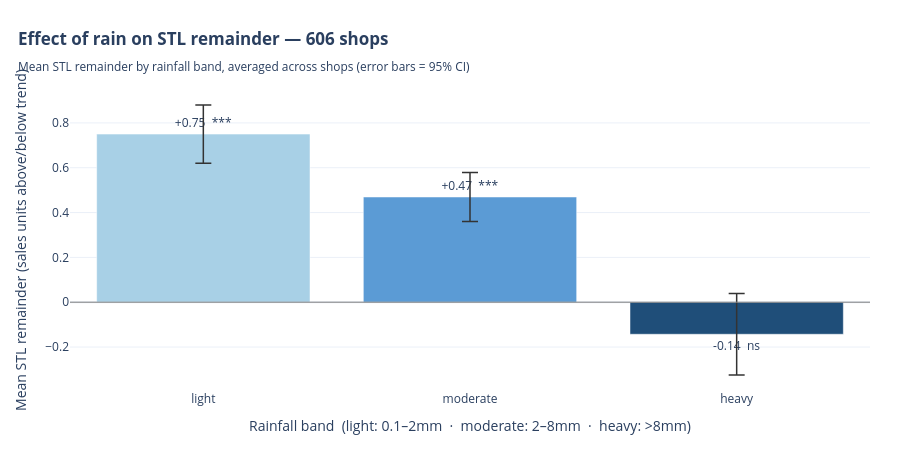

Notebook cell for this chart:
### Code cell
import plotly.graph_objects as go
from scipy import stats as scipy_stats

bands = ["light", "moderate", "heavy"]
cols = ["mean_light", "mean_moderate", "mean_heavy"]

means = [results_df[c].mean() for c in cols]
sems = [results_df[c].sem() for c in cols]  # standard error across shops
ns = len(results_df)

# 95% CI using t-distribution
t_crit = scipy_stats.t.ppf(0.975, df=ns - 1)
ci = [t_crit * se for se in sems]

# p-value: is the cross-shop mean significantly different from 0?
pvals = [scipy_stats.ttest_1samp(results_df[c].dropna(), 0).pvalue for c in cols]


def stars(p):
    return "***" if p < 0.01 else "**" if p < 0.05 else "*" if p < 0.1 else "ns"


text_labels = [f"{v:+.2f}  {stars(p)}" for v, p in zip(means, pvals)]
colors = ["#a8d0e6", "#5b9bd5", "#1f4e79"]

fig = go.Figure()
fig.add_trace(
    go.Bar(
        x=bands,
        y=means,
        marker_color=colors,
        error_y=dict(
            type="data",
            symmetric=True,
            array=ci,
            color="#333",
            thickness=1.5,
            width=8,
        ),
        text=text_labels,
        textposition="outside",
        hovertemplate="<b>%{x} rain</b><br>avg remainder: %{y:+.2f}<extra></extra>",
    )
)

fig.add_hline(y=0, line_color="gray", line_width=1)

fig.update_layout(
    title=dict(
        text=f"<b>Effect of rain on STL remainder — {ns} shops</b>"
        "<br><sub>Mean STL remainder by rainfall band, averaged across shops (error bars = 95% CI)</sub>",
        x=0.02,
        xanchor="left",
    ),
    yaxis_title="Mean STL remainder (sales units above/below trend)",
    xaxis_title="Rainfall band  (light: 0.1–2mm  ·  moderate: 2–8mm  ·  heavy: >8mm)",
    template="plotly_white",
    showlegend=False,
    height=460,
    margin=dict(l=70, r=30, t=90, b=70),
)
fig.show()

### Figure 1 — Plotly figure (JSON) as saved in the notebook; plotly's stock layout.template omitted (floating-point values rounded to 4 significant figures)
{"data": [{"error_y": {"array": [0.1298, 0.1097, 0.1818], "color": "#333", "symmetric": true, "thickness": 1.5, "type": "data", "width": 8}, "hovertemplate": "<b>%{x} rain</b><br>avg remainder: %{y:+.2f}<extra></extra>", "marker": {"color": ["#a8d0e6", "#5b9bd5", "#1f4e79"]}, "text": ["+0.75  ***", "+0.47  ***", "-0.14  ns"], "textposition": "outside", "type": "bar", "x": ["light", "moderate", "heavy"], "y": [0.7501, 0.4695, -0.143]}], "layout": {"height": 460, "margin": {"b": 70, "l": 70, "r": 30, "t": 90}, "shapes": [{"line": {"color": "gray", "width": 1}, "type": "line", "x0": 0, "x1": 1, "xref": "x domain", "y0": 0, "y1": 0, "yref": "y"}], "showlegend": false, "title": {"text": "<b>Effect of rain on STL remainder — 606 shops</b><br><sub>Mean STL remainder by rainfall band, averaged across shops (error bars = 95% CI)</sub>", "x": 0.02, "xanchor": "left"}, "xaxis": {"title": {"text": "Rainfall band  (light: 0.1–2mm  ·  moderate: 2–8mm  ·  heavy: >8mm)"}}, "yaxis": {"title": {"text": "Mean STL remainder (sales units above/below trend)"}}}}
